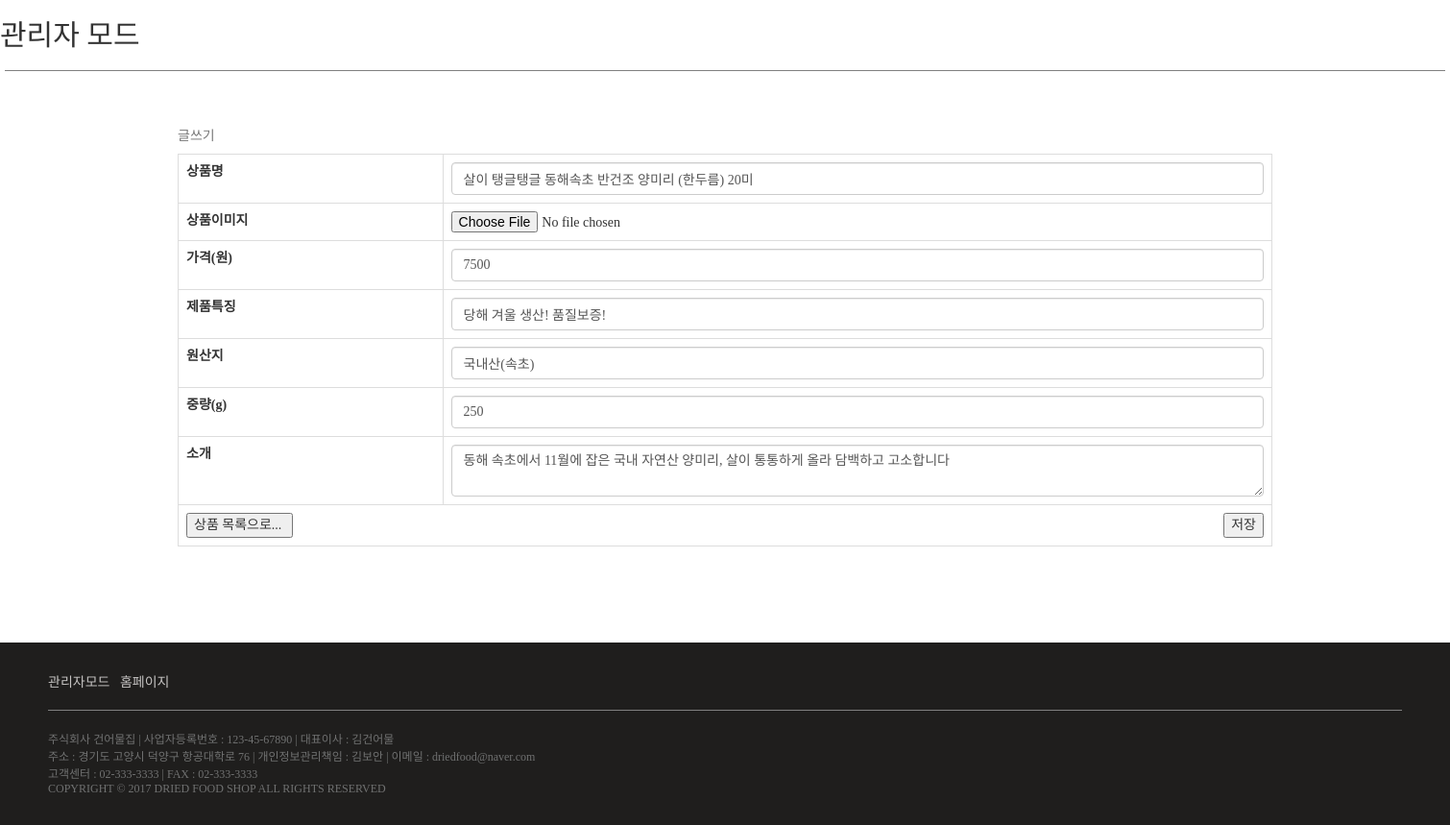
Page /manage_edit_goods.php?product_id=1 (signed in) on the committed database.
### tables this page shows
CREATE TABLE `gunfish` (
  `product_id` int(20) NOT NULL,
  `product_name` varchar(255) NOT NULL,
  `product_image` varchar(255) NOT NULL,
  `product_price` float NOT NULL,
  `product_info` text NOT NULL,
  `product_from` text NOT NULL,
  `product_weight` float NOT NULL,
  `product_intro` text NOT NULL,
  `category` int(11) NOT NULL
);

### manage_edit_goods.php (the view, shortened to what this page needs)
<?php
include("config_getdata.php");
$product_id = $_GET['product_id'];
$result = mysqli_query($bd,"SELECT * FROM gunfish WHERE product_id='$product_id'");
$row=mysqli_fetch_array($result);
?>
<!DOCTYPE html>
<html lang="kor">
<head>
  <link rel="stylesheet" href="css\bootstrap.css">
  <link rel="stylesheet" href="css/box_design.css">
  <link rel="stylesheet" href="css/footer-distributed-with-address-and-phones.css">
</head>
<body>
  <h2>관리자 모드</h2>
  <hr width="1500">
  <div class="container">
    <table class="table table-bordered">
        <thead>
            <caption> 글쓰기 </caption>
        </thead>
        <tbody>
            <form action="product_update.php" method="post" encType="multipart/form-data">
                <tr>
                    <th>상품명</th>
                    <td><input type="text"  name="product_name" value = "<?=$row['product_name']?>" class="form-control"/></td>
                </tr>
                <tr>
                    <th>상품이미지 </th>
                    <td><input type="file" name="product_image" value="<?=$row['product_image']?>" /></td>
                </tr>
                <tr>
                    <th>가격(원)</th>
                    <td><input type="text"  name="product_price"   value = "<?=$row['product_price']?>" class="form-control"/></td>
                </tr>
                <tr>
                    <th>제품특징</th>
                    <td><input type="text"  name="product_info"  value = "<?=$row['product_info']?>" class="form-control"/></td>
                </tr>
                <tr>
                    <th>원산지</th>
                    <td><input type="text"  name="product_from"   value = "<?=$row['product_from']?>" class="form-control"/></td>
                </tr>
                <tr>
                    <th>중량(g)</th>
                    <td><input type="text"  name="product_weight"   value = "<?=$row['product_weight']?>" class="form-control"/></td>
                </tr>
                <tr>
                    <th>소개</th>
                    <td><textarea cols="10"  name="product_intro" class="form-control" ><?=$row['product_intro']?></textarea></td>
                </tr>
                <tr>
                    <td colspan="2">
                        <input type="submit" value="저장" onclick="" class="pull-right"/>
                        <input type="button" value="상품 목록으로... " class="pull-left" onclick="history.back(-1)"/>
                      </td>
            </tr>
        </form>
    </tbody>
</table>
</div>
       <footer class="footer-distributed">
         <p class="footer-links" >
           <a href="manage_index.php" style="color:#C6C4C3;">관리자모드</a>
           <a href="index.php" style="color:#C6C4C3;">홈페이지</a>
         </p>
       <hr />
       주식회사 건어물집  | 사업자등록번호 : 123-45-67890 | 대표이사 : 김건어물
       <br>
       주소 : 경기도 고양시 덕양구 항공대학로 76 | 개인정보관리책임 : 김보안 | 이메일 : driedfood@naver.com
       <br>
       고객센터 : 02-333-3333 | FAX : 02-333-3333
       <br>
       COPYRIGHT © 2017 DRIED FOOD SHOP ALL RIGHTS RESERVED
       </footer>
</body>
</html>

### css/box_design.css (style rules this page uses)
.container { padding-top:30px; }
h2 { font-family: title_font; font-size:30px; }
body { font-family:kopub_bold; }
footer { position: fixed; bottom: 0; }

### css/footer-distributed-with-address-and-phones.css (style rules this page uses)
.footer-distributed { background-color: #1F1E1D; box-sizing: border-box; width: 100%; text-align: left; font: 12px kopub_medium; padding: 30px 50px; margin-top: 80px; color:#707171; }
.footer-links { font: 14px kopub_medium; }
hr { border-color:#808080; }

### rows in the picture
gunfish: product_name "살이 탱글탱글 동해속초 반건조 양미리 (한두름) 20미", product_price "7500", product_info "당해 겨울 생산! 품질보증!", product_from "국내산(속초)", product_weight "250", product_intro "동해 속초에서 11월에 잡은 국내 자연산 양미리, 살이 통통하게 올라 담백하고 고소합니다"
